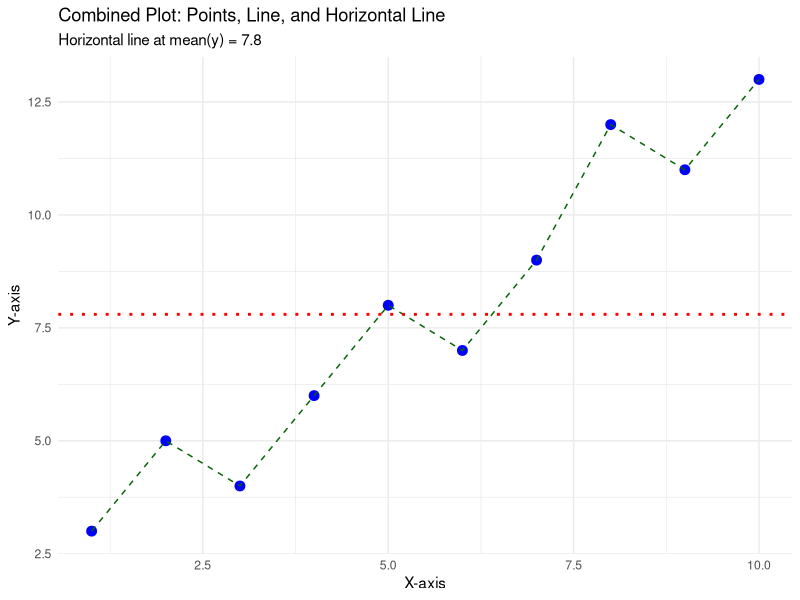

Write R code to recreate this figure.
# QUESTION :-
# Demonstrate the combined usage of geom_point, geom_line, and geom_hline in a single ggplot.  


library(ggplot2)

data <- data.frame( x = 1:10, y = c(3, 5, 4, 6, 8, 7, 9, 12, 11, 13))

# Calculate the mean of the "y" column
mean_y <- mean(data$y)

# Create a ggplot plot
p <- ggplot(data, aes(x = x, y = y)) +
  
      geom_point(color = "blue", size = 3) +  
      
      geom_line(color = "darkgreen", linetype = "dashed") + 
      
      geom_hline(yintercept = mean_y, color = "red", linetype = "dotted", size = 1) + 
      
      labs(title = "Combined Plot: Points, Line, and Horizontal Line",
          subtitle = paste("Horizontal line at mean(y) =", round(mean_y, 2)),
          x = "X-axis", y = "Y-axis") +
      theme_minimal()

# Print the plot
print(p)
